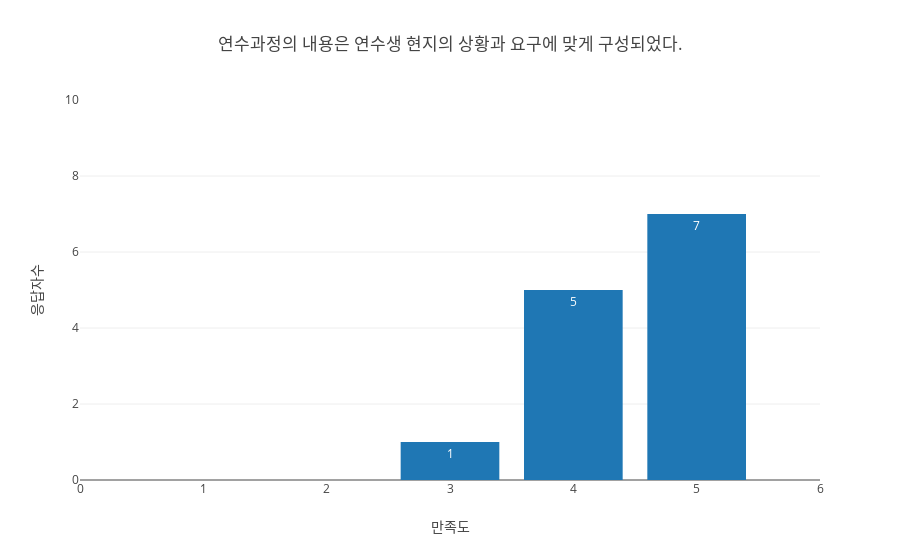

The notebook cell saved with this chart:
### Code cell
trace = go.Bar(
    x = survey.iloc[:,[0,17]]['연수과정의 내용은 연수생 현지의 상황과 요구에 맞게 구성되었다.'].value_counts().index,
    y = survey.iloc[:,[0,17]]['연수과정의 내용은 연수생 현지의 상황과 요구에 맞게 구성되었다.'].value_counts(),
    text = survey.iloc[:,[0,17]]['연수과정의 내용은 연수생 현지의 상황과 요구에 맞게 구성되었다.'].value_counts(),
    textposition = 'auto'
)

layout = go.Layout(title='연수과정의 내용은 연수생 현지의 상황과 요구에 맞게 구성되었다.',
                   xaxis=dict(title='만족도', range=[0,6]),
                   yaxis=dict(title='응답자수',range=[0,10]))

fig = go.Figure(data=[trace], layout=layout)

iplot(fig)

### Figure 1 — Plotly figure (JSON) as saved in the notebook; plotly's stock layout.template omitted (floating-point values rounded to 4 significant figures)
{"data": [{"text": [7, 5, 1], "textposition": "auto", "type": "bar", "uid": "6ec857fd-3552-481e-8efe-eedd88155e19", "x": [5, 4, 3], "y": [7, 5, 1]}], "layout": {"autosize": true, "title": {"text": "연수과정의 내용은 연수생 현지의 상황과 요구에 맞게 구성되었다."}, "xaxis": {"range": [0, 6], "title": {"text": "만족도"}, "type": "linear"}, "yaxis": {"range": [0, 10], "title": {"text": "응답자수"}, "type": "linear"}}}
